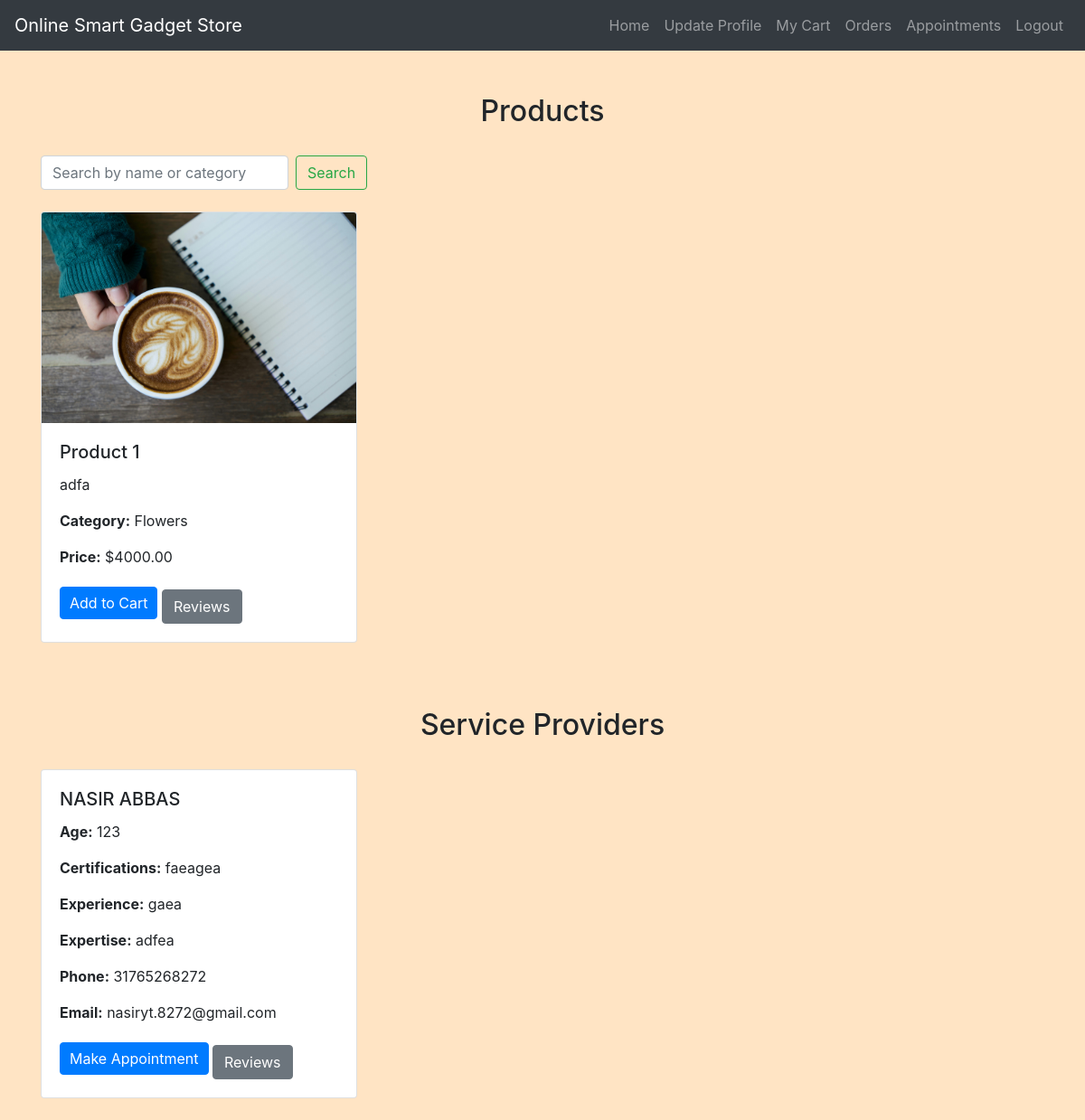
The page /home.php (signed in) on the database its author committed.
### tables this page shows
CREATE TABLE `products` (
  `product_id` int(11) NOT NULL,
  `name` varchar(255) NOT NULL,
  `category_id` int(11) NOT NULL,
  `description` text DEFAULT NULL,
  `price` decimal(10,2) NOT NULL,
  `stock_quantity` int(11) NOT NULL,
  `image_url` varchar(255) DEFAULT NULL
);

CREATE TABLE `categories` (
  `id` int(11) NOT NULL,
  `name` varchar(255) NOT NULL
);

CREATE TABLE `users` (
  `id` int(11) NOT NULL,
  `username` varchar(50) NOT NULL,
  `password` varchar(255) NOT NULL,
  `email` varchar(100) NOT NULL,
  `phone` varchar(20) NOT NULL,
  `age` int(11) DEFAULT NULL,
  `usertype` varchar(50) DEFAULT NULL,
  `full_name` varchar(255) DEFAULT NULL,
  `certifications` text DEFAULT NULL,
  `experience` text DEFAULT NULL,
  `expertise` text DEFAULT NULL,
  `previous_work` text DEFAULT NULL
);

### home.php (the view, shortened to what this page needs)
<?php
include('config.php');
$search_query = "";
$sql = "SELECT p.product_id, p.name, c.name as category, p.description, p.price, p.stock_quantity, p.image_url
        FROM products p
        JOIN categories c ON p.category_id = c.id
        WHERE p.name LIKE ? OR c.name LIKE ?";
$stmt = mysqli_prepare($conn, $sql);
$search_param = "%" . $search_query . "%";
mysqli_stmt_bind_param($stmt, "ss", $search_param, $search_param);
mysqli_stmt_execute($stmt);
$result = mysqli_stmt_get_result($stmt);
$providers_sql = "SELECT id, full_name, age, certifications, experience, expertise, phone, email
                  FROM users
                  WHERE usertype = 'service_provider'";
$providers_result = mysqli_query($conn, $providers_sql);
?>
<!DOCTYPE html>
<html>
<head>
    <link rel="stylesheet" href="https://maxcdn.bootstrapcdn.com/bootstrap/4.5.2/css/bootstrap.min.css">
    <link rel="stylesheet" href="./css/style.css">
</head>
<body>
<?php include('navbar.php'); ?>
<div class="container mt-5">
    <h2 class="text-center">Products</h2>
    <form method="get" action="home.php" class="form-inline my-4">
        <input class="form-control mr-sm-2" type="search" placeholder="Search by name or category" aria-label="Search" name="search" value="<?php echo htmlspecialchars($search_query); ?>">
        <button class="btn btn-outline-success my-2 my-sm-0" type="submit">Search</button>
    </form>
    <div class="row">
        <?php while ($row = mysqli_fetch_assoc($result)): ?>
            <div class="col-md-4 mb-4">
                <div class="card">
                    <img src="admin/<?php echo $row['image_url']; ?>" class="card-img-top" alt="Product Image">
                    <div class="card-body">
                        <h5 class="card-title"><?php echo $row['name']; ?></h5>
                        <p class="card-text"><?php echo $row['description']; ?></p>
                        <p class="card-text"><strong>Category:</strong> <?php echo $row['category']; ?></p>
                        <p class="card-text"><strong>Price:</strong> $<?php echo $row['price']; ?></p>
                        <a href="add_to_cart.php?product_id=<?php echo $row['product_id']; ?>" class="btn btn-primary">Add to Cart</a>
                        <a href="product_reviews.php?product_id=<?php echo $row['product_id']; ?>" class="btn btn-secondary mt-2">Reviews</a>
                    </div>
                </div>
            </div>
        <?php endwhile; ?>
    </div>
    <h2 class="text-center mt-5">Service Providers</h2>
    <div class="row">
        <?php while ($provider = mysqli_fetch_assoc($providers_result)): ?>
            <div class="col-md-4 mb-4">
                <div class="card">
                    <div class="card-body">
                        <h5 class="card-title"><?php echo htmlspecialchars($provider['full_name']); ?></h5>
                        <p class="card-text"><strong>Age:</strong> <?php echo htmlspecialchars($provider['age']); ?></p>
                        <p class="card-text"><strong>Certifications:</strong> <?php echo htmlspecialchars($provider['certifications']); ?></p>
                        <p class="card-text"><strong>Experience:</strong> <?php echo htmlspecialchars($provider['experience']); ?></p>
                        <p class="card-text"><strong>Expertise:</strong> <?php echo htmlspecialchars($provider['expertise']); ?></p>
                        <p class="card-text"><strong>Phone:</strong> <?php echo htmlspecialchars($provider['phone']); ?></p>
                        <p class="card-text"><strong>Email:</strong> <?php echo htmlspecialchars($provider['email']); ?></p>
                        <a href="make_appointment.php?provider_id=<?php echo $provider['id']; ?>" class="btn btn-primary">Make Appointment</a>
                        <a href="provider_reviews.php?provider_id=<?php echo $provider['id']; ?>" class="btn btn-secondary mt-2">Reviews</a>
                    </div>
                </div>
            </div>
        <?php endwhile; ?>
    </div>
</div>
</body>
</html>

### css/style.css (style rules this page uses)
body { background-color: bisque; }
h1, h2, h3, h4 { text-align: center; margin-top: 30px; margin-bottom: 30px; }
.btn-primary { padding: 5px 10px; }

### rows shown on the page
products: image_url (picture), name "Product 1", description "adfa", category.name "Flowers", price "4000.00"
users: full_name "NASIR ABBAS", age "123", certifications "faeagea", experience "gaea", expertise "adfea", phone "31765268272", email "nasiryt.8272@gmail.com"
